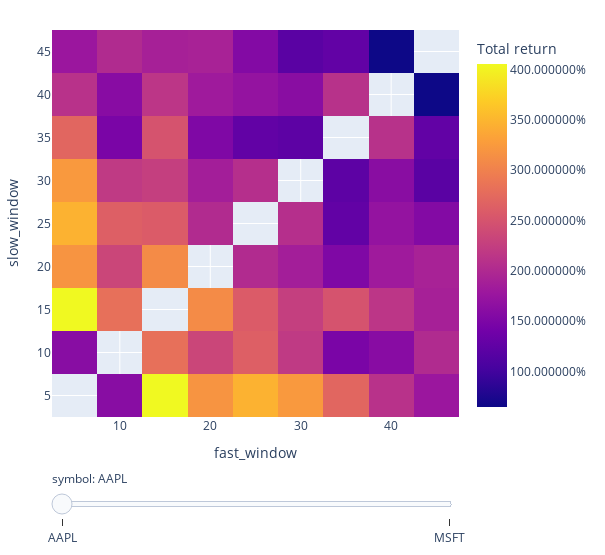

Here is the notebook cell this chart was saved with:
### Code cell
fig = pf.total_return().vbt.heatmap(
    x_level='fast_window', y_level='slow_window', slider_level='symbol', symmetric=True,
    trace_kwargs=dict(colorbar=dict(title='Total return', tickformat='%')))
fig.show()

### Figure 1 — Plotly figure (JSON) as saved in the notebook; plotly's stock layout.template omitted (floating-point values rounded to 4 significant figures)
{"data": [{"colorbar": {"tickformat": "%", "title": {"text": "Total return"}}, "colorscale": [[0, "#0d0887"], [0.1111, "#46039f"], [0.2222, "#7201a8"], [0.3333, "#9c179e"], [0.4444, "#bd3786"], [0.5556, "#d8576b"], [0.6667, "#ed7953"], [0.7778, "#fb9f3a"], [0.8889, "#fdca26"], [1, "#f0f921"]], "hoverongaps": false, "hovertemplate": "fast_window: %{x}<br>slow_window: %{y}<br>value: %{z}<extra></extra>", "name": "AAPL", "type": "heatmap", "uid": "75d2355e-e3e4-4855-a05a-be2f398f8d0f", "visible": true, "x": [5, 10, 15, 20, 25, 30, 35, 40, 45], "y": [5, 10, 15, 20, 25, 30, 35, 40, 45], "z": [[null, 1.603, 4.053, 3.189, 3.461, 3.234, 2.71, 2.099, 1.772], [1.603, null, 2.812, 2.337, 2.627, 2.195, 1.47, 1.6, 2.014], [4.053, 2.812, null, 3.098, 2.585, 2.256, 2.49, 2.144, 1.89], [3.189, 2.337, 3.098, null, 2.019, 1.866, 1.519, 1.82, 1.914], [3.461, 2.627, 2.585, 2.019, null, 2.069, 1.269, 1.713, 1.553], [3.234, 2.195, 2.256, 1.866, 2.069, null, 1.218, 1.613, 1.198], [2.71, 1.47, 2.49, 1.519, 1.269, 1.218, null, 2.095, 1.264], [2.099, 1.6, 2.144, 1.82, 1.713, 1.613, 2.095, null, 0.6453], [1.772, 2.014, 1.89, 1.914, 1.553, 1.198, 1.264, 0.6453, null]]}, {"colorbar": {"tickformat": "%", "title": {"text": "Total return"}}, "colorscale": [[0, "#0d0887"], [0.1111, "#46039f"], [0.2222, "#7201a8"], [0.3333, "#9c179e"], [0.4444, "#bd3786"], [0.5556, "#d8576b"], [0.6667, "#ed7953"], [0.7778, "#fb9f3a"], [0.8889, "#fdca26"], [1, "#f0f921"]], "hoverongaps": false, "hovertemplate": "fast_window: %{x}<br>slow_window: %{y}<br>value: %{z}<extra></extra>", "name": "MSFT", "type": "heatmap", "uid": "ad2d57a0-4a7e-4a73-bd54-6e3842fbb729", "visible": false, "x": [5, 10, 15, 20, 25, 30, 35, 40, 45], "y": [5, 10, 15, 20, 25, 30, 35, 40, 45], "z": [[null, 0.1141, 0.2433, 0.2923, 0.7034, 0.4565, 0.2769, 0.4121, 0.3096], [0.1141, null, 0.3337, 0.821, 0.6404, 0.556, 0.4375, 0.76, 0.8108], [0.2433, 0.3337, null, 0.9321, 0.8076, 1.076, 0.7487, 0.5546, 0.7228], [0.2923, 0.821, 0.9321, null, 0.5865, 0.7397, 0.647, 0.7068, 0.5026], [0.7034, 0.6404, 0.8076, 0.5865, null, -0.00259, 0.9052, 0.4129, 0.8849], [0.4565, 0.556, 1.076, 0.7397, -0.00259, null, 0.1639, 0.5182, 0.6871], [0.2769, 0.4375, 0.7487, 0.647, 0.9052, 0.1639, null, 0.5788, 0.5372], [0.4121, 0.76, 0.5546, 0.7068, 0.4129, 0.5182, 0.5788, null, 0.9058], [0.3096, 0.8108, 0.7228, 0.5026, 0.8849, 0.6871, 0.5372, 0.9058, null]]}], "layout": {"height": 555, "legend": {"orientation": "h", "traceorder": "normal", "x": 1, "xanchor": "right", "y": 1.02, "yanchor": "bottom"}, "margin": {"b": 30, "l": 30, "r": 30, "t": 30}, "sliders": [{"active": 0, "currentvalue": {"prefix": "symbol: "}, "pad": {"t": 50}, "steps": [{"args": [{"visible": [true, false]}, {}], "label": "AAPL", "method": "update"}, {"args": [{"visible": [false, true]}, {}], "label": "MSFT", "method": "update"}]}], "width": 605, "xaxis": {"autorange": true, "range": [2.5, 47.5], "title": {"text": "fast_window"}, "type": "linear"}, "yaxis": {"autorange": true, "range": [2.5, 47.5], "title": {"text": "slow_window"}, "type": "linear"}}}
